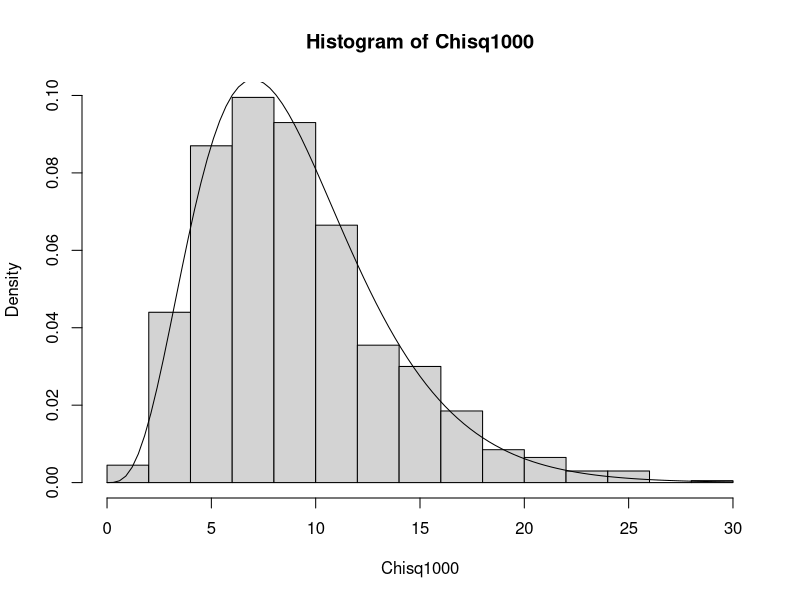
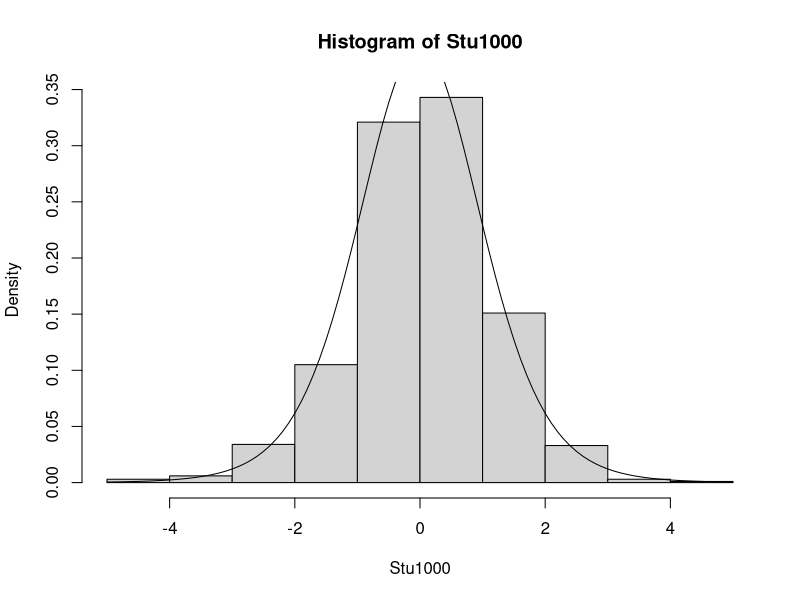

These figures' R source, in order: (Note: this script raises an error after producing the figures.)
print("--------------Fisher--------------")
Chisq1 <- function(mu, sig, n){
  (n - 1) * var(rnorm(n , mu , sig))/sig^2
}
mu = 40
sig = 3
n = 10
Chisq1(mu , sig , n)
Chisq1000 <- replicate(1000 , Chisq1(mu , sig , n))
hist(Chisq1000, freq = FALSE)
curve(dchisq(x, df = n - 1), add = TRUE)
print("--------------Student-------------")
Stu1 <- function(mu, sig, n){
  x <- rnorm(n , mu , sig)
  (mean(x) - mu)/(sd(x)/sqrt(n))
}
mu = 40
sig = 3
n = 10
Stu1(mu , sig , n)
Stu1000 <- replicate(1000 , Stu1(mu , sig , n))
hist(Stu1000, freq = FALSE)
curve(dt(x, df = n - 1), add = TRUE)
print("-----Intervalles de confiance-----")
print("----------------Q5----------------")
X <- rnorm(1000 , 15 , 3)
alpha <- 0.05
mean(X) + c(-1 , 1) * qnorm(1 - alpha/2)* 3/sqrt(1000)
print("----------------Q6----------------")
mean(X) + c(-1 , 1) * qt(1 - alpha/2 , 1000 - 1) * sd(X)/sqrt(1000)
print("----------------Q7----------------")
gen_IC <- function(X,alpha){
  n <- length(X)
  mean(X) + c(-1 , 1) * qt(1 - alpha/2 , n - 1) * sd(X)/sqrt(n)
}
print("----------------Q8----------------")
ICs <- replicate(100 , gen_IC(rnorm(100 , 15 , 3) , 0.05))
print("----------------Q9----------------")
plot_ICs(ICs , 15)
print("----------------Q10---------------")
(1000-1)/qchisq(1 - alpha , 1000 - 1) * var(X)
(1000-1)/qchisq(alpha , 1000 - 1) * var(X)
#intervalle bilatérale sqrt((1000-1)/c(qchisq(1 - alpha/2 , 1000 - 1) , qchisq(alpha/2 , 1000 - 1)) * var(X))
